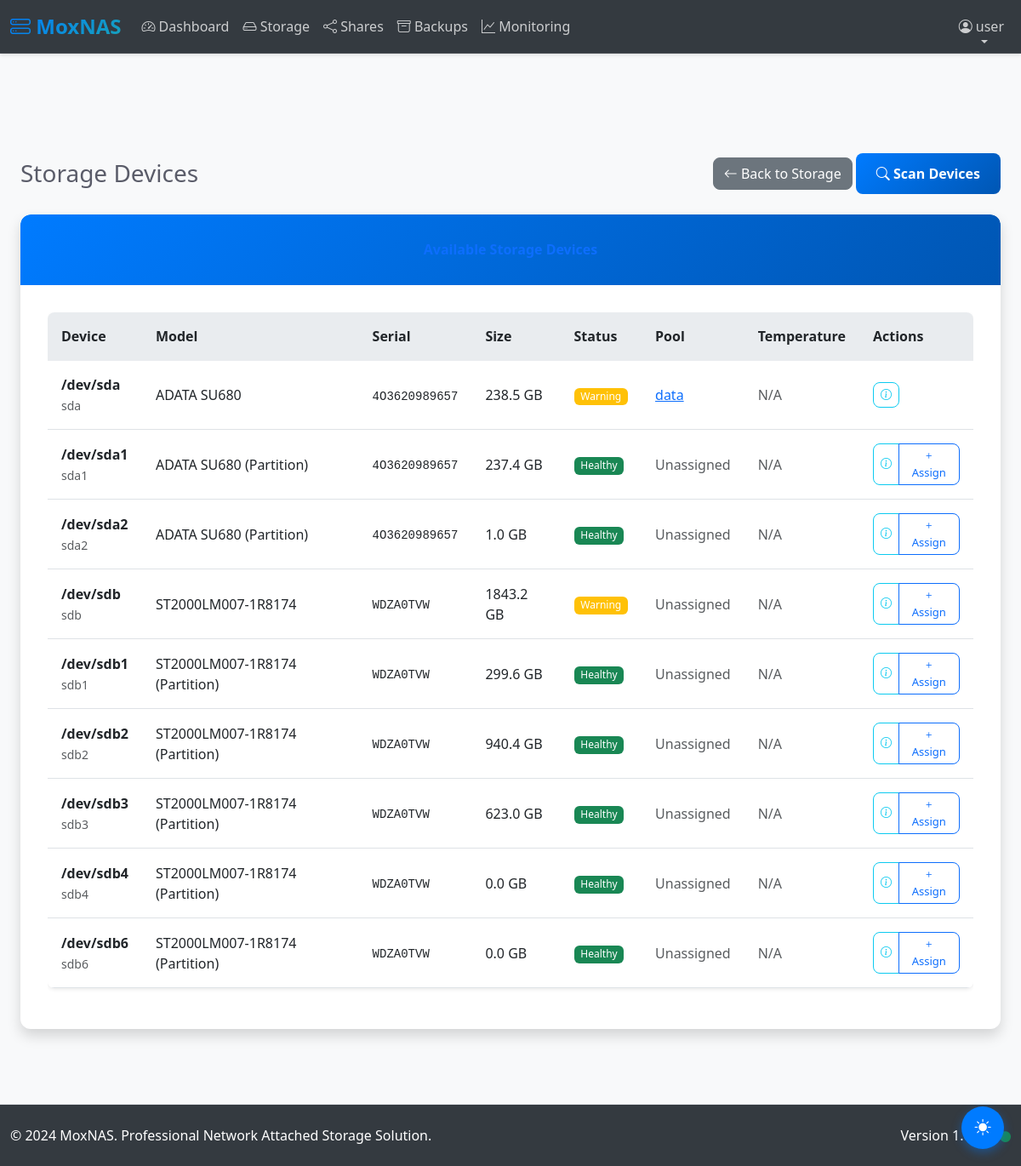
The page /storage/devices (signed in) on the database its author committed.
### app/models.py (models this page shows, shortened)
class User(UserMixin, db.Model):
    __tablename__ = "users"
    id = db.Column(db.Integer, primary_key=True)
    username = db.Column(db.String(64), unique=True, nullable=False, index=True)
    email = db.Column(db.String(120), unique=True, nullable=False, index=True)
    password_hash = db.Column(db.String(255), nullable=False)
    role = db.Column(db.Enum(UserRole), nullable=False, default=UserRole.USER, index=True)
    first_name = db.Column(db.String(64))
    last_name = db.Column(db.String(64))
    failed_login_attempts = db.Column(db.Integer, default=0)
    locked_until = db.Column(db.DateTime, index=True)
    last_login = db.Column(db.DateTime)
    last_password_change = db.Column(db.DateTime, default=lambda: datetime.now(timezone.utc))
    force_password_change = db.Column(db.Boolean, default=False)
    totp_secret = db.Column(db.String(32))
    totp_enabled = db.Column(db.Boolean, default=False)
    backup_codes = db.Column(db.Text)  # JSON stored backup codes
    created_at = db.Column(db.DateTime, default=lambda: datetime.now(timezone.utc), index=True)
    created_by_id = db.Column(db.Integer, db.ForeignKey("users.id"))
    updated_at = db.Column(
        db.DateTime,
        default=lambda: datetime.now(timezone.utc),
        onupdate=lambda: datetime.now(timezone.utc),
    )
    is_active = db.Column(db.Boolean, default=True, index=True)
    created_by = db.relationship("User", remote_side=[id], backref="created_users")
    shares = db.relationship(
        "Share", backref="owner", lazy="dynamic", foreign_keys="Share.owner_id"
    )
    backup_jobs = db.relationship("BackupJob", backref="created_by_user", lazy="dynamic")
    def is_admin(self) -> bool:
        return self.role == UserRole.ADMIN

class StorageDevice(db.Model):
    __tablename__ = "storage_devices"
    id = db.Column(db.Integer, primary_key=True)
    device_path = db.Column(db.String(255), unique=True, nullable=False, index=True)
    device_name = db.Column(db.String(128), nullable=False)
    device_model = db.Column(db.String(128))
    device_serial = db.Column(db.String(64), index=True)
    device_size = db.Column(db.BigInteger)  # Size in bytes
    sector_size = db.Column(db.Integer, default=512)
    status = db.Column(
        db.Enum(DeviceStatus), nullable=False, default=DeviceStatus.HEALTHY, index=True
    )
    smart_data = db.Column(db.Text)  # JSON stored SMART data
    temperature = db.Column(db.Integer)  # Celsius
    power_on_hours = db.Column(db.Integer)
    pool_id = db.Column(db.Integer, db.ForeignKey("storage_pools.id"), index=True)
    created_at = db.Column(db.DateTime, default=lambda: datetime.now(timezone.utc), index=True)
    updated_at = db.Column(
        db.DateTime,
        default=lambda: datetime.now(timezone.utc),
        onupdate=lambda: datetime.now(timezone.utc),
    )
    @property
    def serial_number(self) -> Optional[str]:
        """Alias for device_serial for compatibility"""
        return self.device_serial

class StoragePool(db.Model):
    __tablename__ = "storage_pools"
    id = db.Column(db.Integer, primary_key=True)
    name = db.Column(db.String(128), unique=True, nullable=False, index=True)
    raid_level = db.Column(db.String(32), nullable=False)  # raid0, raid1, raid5, raid10
    filesystem_type = db.Column(db.String(32), nullable=False, default="ext4")
    mount_point = db.Column(db.String(255), unique=True, nullable=False)
    total_size = db.Column(db.BigInteger)  # Total size in bytes
    used_size = db.Column(db.BigInteger, default=0)
    available_size = db.Column(db.BigInteger)
    status = db.Column(db.Enum(PoolStatus), nullable=False, default=PoolStatus.HEALTHY, index=True)
    last_scrub = db.Column(db.DateTime, index=True)
    scrub_progress = db.Column(db.Integer, default=0)  # Percentage
    auto_scrub_enabled = db.Column(db.Boolean, default=True)
    scrub_schedule = db.Column(db.String(128))  # Cron expression
    created_at = db.Column(db.DateTime, default=lambda: datetime.now(timezone.utc), index=True)
    created_by_id = db.Column(db.Integer, db.ForeignKey("users.id"))
    updated_at = db.Column(
        db.DateTime,
        default=lambda: datetime.now(timezone.utc),
        onupdate=lambda: datetime.now(timezone.utc),
    )
    devices = db.relationship("StorageDevice", backref="pool", lazy="dynamic")
    datasets = db.relationship("Dataset", backref="pool", lazy="dynamic")
    created_by = db.relationship("User", backref="created_pools")

### app/storage/routes.py (the view)
@bp.route("/devices")
@login_required
def devices():
    page = request.args.get("page", 1, type=int)
    devices = StorageDevice.query.paginate(page=page, per_page=20, error_out=False)
    return render_template("storage/devices.html", devices=devices)

### app/templates/storage/devices.html (shortened to what this page needs)
{% extends "base.html" %}
{% block content %}
<div class="container-fluid">
    <div class="d-sm-flex align-items-center justify-content-between mb-4">
        <h1 class="h3 mb-0 text-gray-800">Storage Devices</h1>
        <div>
            <a href="{{ url_for('storage.index') }}" class="btn btn-secondary">
                <i class="bi bi-arrow-left"></i> Back to Storage
            </a>
            <button class="btn btn-primary" onclick="scanDevices()">
                <i class="bi bi-search"></i> Scan Devices
            </button>
        </div>
    </div>
    <div class="row">
        <div class="col-12">
            <div class="card shadow">
                <div class="card-header py-3">
                    <h6 class="m-0 font-weight-bold text-primary">Available Storage Devices</h6>
                </div>
                <div class="card-body">
                    {% if devices.items %}
                        <div class="table-responsive">
                            <table class="table table-hover">
                                <thead>
                                    <tr>
                                        <th>Device</th>
                                        <th>Model</th>
                                        <th>Serial</th>
                                        <th>Size</th>
                                        <th>Status</th>
                                        <th>Pool</th>
                                        <th>Temperature</th>
                                        <th>Actions</th>
                                    </tr>
                                </thead>
                                <tbody>
                                    {% for device in devices.items %}
                                    <tr>
                                        <td>
                                            <strong>{{ device.device_path }}</strong><br>
                                            <small class="text-muted">{{ device.device_name }}</small>
                                        </td>
                                        <td>{{ device.device_model or 'Unknown' }}</td>
                                        <td>
                                            <small class="font-monospace">{{ device.device_serial or 'N/A' }}</small>
                                        </td>
                                        <td>
                                            {% if device.device_size %}
                                                {{ "%.1f"|format(device.device_size / 1024**3) }} GB
                                            {% else %}
                                                Unknown
                                            {% endif %}
                                        </td>
                                        <td>
                                            {% set status = device.status.value if device.status else 'unknown' %}
                                            <span class="badge bg-{{ 'success' if status == 'healthy' else 'warning' if status == 'warning' else 'danger' }}">
                                                {{ status.title() }}
                                            </span>
                                        </td>
                                        <td>
                                            {% if device.pool %}
                                                <a href="{{ url_for('storage.pool_detail', pool_id=device.pool.id) }}">
                                                    {{ device.pool.name }}
                                                </a>
                                            {% else %}
                                                <span class="text-muted">Unassigned</span>
                                            {% endif %}
                                        </td>
                                        <td>
                                            {% if device.temperature %}
                                                {{ device.temperature }}°C
                                            {% else %}
                                                <span class="text-muted">N/A</span>
                                            {% endif %}
                                        </td>
                                        <td>
                                            <div class="btn-group" role="group">
                                                <button type="button" class="btn btn-sm btn-outline-info"
                                                        onclick="showDeviceDetails({{ device.id }})">
                                                    <i class="bi bi-info-circle"></i>
                                                </button>
                                                {% if not device.pool %}
                                                <button type="button" class="btn btn-sm btn-outline-primary"
                                                        onclick="assignToPool({{ device.id }})">
                                                    <i class="bi bi-plus"></i> Assign
                                                </button>
                                                {% endif %}
                                            </div>
                                        </td>
                                    </tr>
                                    {% endfor %}
                                </tbody>
                            </table>
                        </div>
                    {% endif %}
                </div>
            </div>
        </div>
    </div>
</div>
{% endblock %}

### app/templates/base.html (shortened to what this page needs)
<!DOCTYPE html>
<html lang="en">
<head>
    <link href="https://cdn.jsdelivr.net/npm/bootstrap@5.3.0/dist/css/bootstrap.min.css"
          rel="stylesheet"
>
    <link href="https://cdn.jsdelivr.net/npm/bootstrap-icons@1.10.0/font/bootstrap-icons.css"
          rel="stylesheet"
>
    <link href="{{ url_for('static', filename='css/style.css') }}?v={{ range(1, 10000) | random }}" rel="stylesheet">
    <link href="{{ url_for('static', filename='css/modern-ui.css') }}?v={{ range(1, 10000) | random }}" rel="stylesheet">
    <link href="{{ url_for('static', filename='css/fixes.css') }}?v={{ range(1, 10000) | random }}" rel="stylesheet">
</head>
<body>
    <nav class="navbar navbar-expand-lg navbar-dark bg-dark fixed-top">
        <div class="container-fluid">
            <a class="navbar-brand" href="{{ url_for('main.dashboard') }}">
                <i class="bi bi-hdd-stack"></i> MoxNAS
            </a>
            <div class="collapse navbar-collapse" id="navbarNav">
                {% if current_user.is_authenticated %}
                <ul class="navbar-nav me-auto">
                    <li class="nav-item">
                        <a class="nav-link" href="{{ url_for('main.dashboard') }}">
                            <i class="bi bi-speedometer2"></i> Dashboard
                        </a>
                    </li>
                    <li class="nav-item">
                        <a class="nav-link" href="{{ url_for('storage.index') }}">
                            <i class="bi bi-hdd"></i> Storage
                        </a>
                    </li>
                    <li class="nav-item">
                        <a class="nav-link" href="{{ url_for('shares.index') }}">
                            <i class="bi bi-share"></i> Shares
                        </a>
                    </li>
                    <li class="nav-item">
                        <a class="nav-link" href="{{ url_for('backups.index') }}">
                            <i class="bi bi-archive"></i> Backups
                        </a>
                    </li>
                    <li class="nav-item">
                        <a class="nav-link" href="{{ url_for('monitoring.index') }}">
                            <i class="bi bi-graph-up"></i> Monitoring
                        </a>
                    </li>
                </ul>
                <ul class="navbar-nav">
                    <li class="nav-item dropdown">
                        <a class="nav-link dropdown-toggle" href="#" id="userDropdown" role="button" data-bs-toggle="dropdown">
                            <i class="bi bi-person-circle"></i> {{ current_user.username }}
                        </a>
                    </li>
                </ul>
                {% endif %}
            </div>
        </div>
    </nav>
    <main class="main-content">
        <div class="container-fluid py-4">
            {% block content %}{% endblock %}
        </div>
    </main>
    <button class="theme-toggle" data-theme-toggle title="Toggle theme" aria-label="Toggle dark/light theme">
        <i class="bi bi-sun-fill"></i>
    </button>
    <footer class="footer bg-dark text-light py-3 mt-auto">
        <div class="container-fluid">
            <div class="row">
                <div class="col-md-6">
                    <span>&copy; 2024 MoxNAS. Professional Network Attached Storage Solution.</span>
                </div>
                <div class="col-md-6 text-end">
                    <span>Version 1.0.0</span>
                    <span class="ms-2" id="connection-status">
                        <i class="bi bi-circle-fill text-success" title="Online"></i>
                    </span>
                </div>
            </div>
        </div>
    </footer>
</body>
</html>

### rows shown on the page
User: username "user"
StorageDevice: device_path "/dev/sda", device_name "sda", device_model "ADATA SU680", device_serial "4O3620989657", device.device_size/1024**3 "238.5", title "Warning", pool.name "data", shows "N/A"
StorageDevice: device_path "/dev/sda1", device_name "sda1", device_model "ADATA SU680 (Partition)", device_serial "4O3620989657", device.device_size/1024**3 "237.4", title "Healthy", shows "Unassigned", shows "N/A"
StorageDevice: device_path "/dev/sda2", device_name "sda2", device_model "ADATA SU680 (Partition)", device_serial "4O3620989657", device.device_size/1024**3 "1.0", title "Healthy", shows "Unassigned", shows "N/A"
StorageDevice: device_path "/dev/sdb", device_name "sdb", device_model "ST2000LM007-1R8174", device_serial "WDZA0TVW", device.device_size/1024**3 "1843.2", title "Warning", shows "Unassigned", shows "N/A"
StorageDevice: device_path "/dev/sdb1", device_name "sdb1", device_model "ST2000LM007-1R8174 (Partition)", device_serial "WDZA0TVW", device.device_size/1024**3 "299.6", title "Healthy", shows "Unassigned", shows "N/A"
StorageDevice: device_path "/dev/sdb2", device_name "sdb2", device_model "ST2000LM007-1R8174 (Partition)", device_serial "WDZA0TVW", device.device_size/1024**3 "940.4", title "Healthy", shows "Unassigned", shows "N/A"
StorageDevice: device_path "/dev/sdb3", device_name "sdb3", device_model "ST2000LM007-1R8174 (Partition)", device_serial "WDZA0TVW", device.device_size/1024**3 "623.0", title "Healthy", shows "Unassigned", shows "N/A"
StorageDevice: device_path "/dev/sdb4", device_name "sdb4", device_model "ST2000LM007-1R8174 (Partition)", device_serial "WDZA0TVW", device.device_size/1024**3 "0.0", title "Healthy", shows "Unassigned", shows "N/A"
StorageDevice: device_path "/dev/sdb6", device_name "sdb6", device_model "ST2000LM007-1R8174 (Partition)", device_serial "WDZA0TVW", device.device_size/1024**3 "0.0", title "Healthy", shows "Unassigned", shows "N/A"
